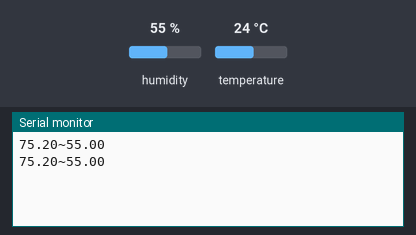
This sketch was run on a simulated Arduino Uno, built with avr-gcc and run on an emulated ATmega328P. On the bench: the last lines printed to the serial monitor. The inputs (shaded band) are chosen by the test bench; at power-on: humidity 55 %, temperature 24 °C.

Above: at 10.8 s.
10.9 s: humidity set to 22 %
At 20.5 s:
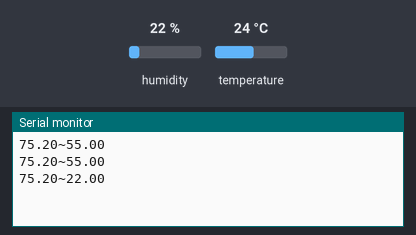
20.9 s: temperature set to 12 °C
At 30.7 s:
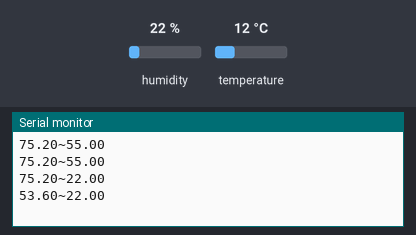
30.9 s: humidity set to 40 %
At 41.2 s:
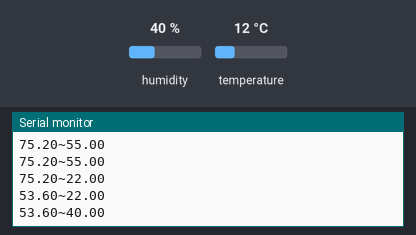
Timing chart, 0 to 42.7 s (numbered marks = the images above; inputs shaded):
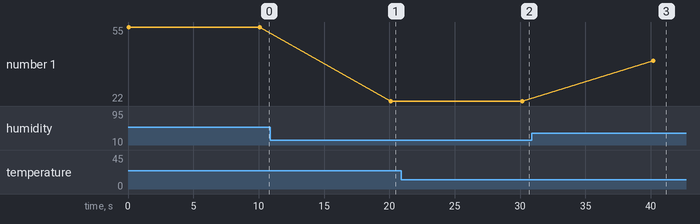

The sketch:

WeatherStationFirmware.ino
```cpp
// (licence header left out)
#include <SHT1X.h>

//variables for storing values
float tempC = 0;
float tempF = 0;
float humidity = 0;
char dataPayload[50];


//Create an instance of the SHT1X sensor
SHT1x sht15(9, 8);//Data, SCK

void setup()
{
  Serial.begin(9600); // Open serial connection to report values to host
}
//-------------------------------------------------------------------------------------------
void loop()
{
    readSensor();
    sendData();
    delay(10000);
}
//-------------------------------------------------------------------------------------------
void readSensor()
{
  // Read values from the sensor
  //tempC = sht15.readTemperatureC();
  tempF = sht15.readTemperatureF();
  humidity = sht15.readHumidity();
}
//-------------------------------------------------------------------------------------------
void sendData()
{
  /*
   * The format that the data is being
   * sent is simple. TEMPERATURE~HUMIDITY
   * The temperature(F) will be followed by
   * a tilde(~) and then by the humidity(%)
   * The python program which the data is being sent
   * to will handle separating them
   * using the tilde as a delimiter
   */
   String payload = String(tempF) + "~" + String(humidity);
   Serial.println(payload);//Send the payload through serial
}
```

Measured:
- after the input at 10.9 s, the serial monitor: prints a new line after 9.2 s (image 1)
- after the input at 20.9 s, the serial monitor: prints a new line after 9.3 s (image 2)
- after the input at 30.9 s, the serial monitor: prints a new line after 9.3 s (image 3)
- plotted number 1: 55 → 22 after the input at 10.9 s, 22 → 40 after the input at 30.9 s
